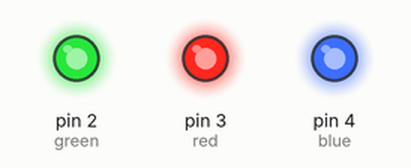
This sketch was run on a simulated Arduino Uno, built with avr-gcc and run on an emulated ATmega328P. On the bench: output pins drawn as LEDs (lit = HIGH).

Above: at 0.5 s.
At 2.5 s:
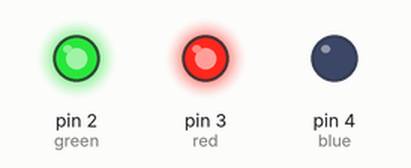
At 3.5 s:
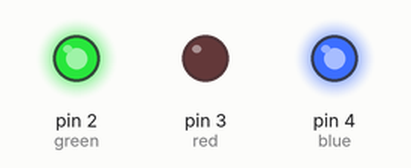
At 4.5 s:
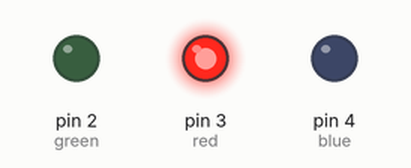
At 6.5 s:
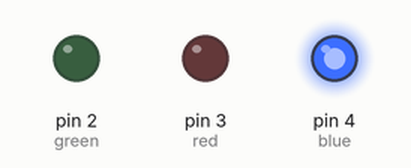
At 8.5 s:
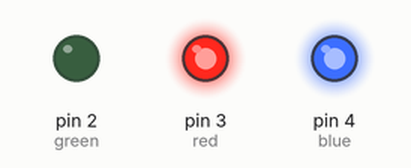
Timing chart, 0 to 9.1 s (numbered marks = the images above):
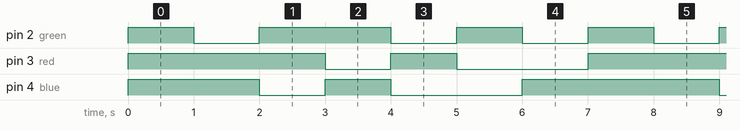

The sketch:

colour_mixing.ino
```cpp
int green = 2;
int red = 3;
int blue = 4;


void setup() {
  pinMode(green,OUTPUT); // green
  pinMode(red,OUTPUT); // red
  pinMode(blue,OUTPUT); // blue

}

void loop() {
  //white
  digitalWrite(green,HIGH);
  digitalWrite(red,HIGH);
  digitalWrite(blue,HIGH);

  delay(1000);

  //purple
  digitalWrite(green,LOW);
  //digitalWrite(red,HIGH); red
  //digitalWrite(blue,HIGH); blue
  delay(1000);

  //yellow
  digitalWrite(blue,LOW);
  digitalWrite(green,HIGH);
  delay(1000);

  //light blue
  digitalWrite(red,LOW);
  digitalWrite(green,HIGH);
  digitalWrite(blue,HIGH);
  delay(1000);

  //red
  digitalWrite(red,HIGH);
  digitalWrite(green,LOW);
  digitalWrite(blue,LOW);
  delay(1000);

  //green
  digitalWrite(red,LOW);
  digitalWrite(green,HIGH);
  digitalWrite(blue,LOW);
  delay(1000);

  //blue
  digitalWrite(red,LOW);
  digitalWrite(green,LOW);
  digitalWrite(blue,HIGH);
  delay(1000);


}
```

mastermind3.c
```cpp
/*Thomas Raynaud de Lage
trying to implement an algorithm to solve mastermind problems
inspiration https://www.youtube.com/watch?v=rmp05sCXTRg
*/

#define NUMBER_OF_COLORS 6
#define NUMBER_OF_HOLES 4
#define NUMBER_OF_TRIES 10
#define CORRECT 2
#define POSSIBLE 1
#define IMPOSSIBLE 0
#define TRUE 1
#define FALSE 0
#include <stdio.h>


struct Color
{
	int in_combination;
	char* name;
	/*possible positions is an array of 4 values representing the 4 possible positions in the 4 holes
	0000: color not in combination not used in practice since in_combination
	1111: color could be anywhere in combination
	1100:color is on the left side
	0011: color is on the right side
	1000:color is in the first position
	*/
	int position[NUMBER_OF_HOLES];
	//the possible number of repetitions of the color in the combination
	int possible_number;
	//the number of possible
	int definite_number;
	int available_for_answer;
	int possible_spots;

};

int wrong_position_right_color;
int right_position_right_color;

struct Color colors[NUMBER_OF_COLORS];


int getFeedback(void){
	printf("how did I do?\n");
	printf("number of right color in right position: ");
	scanf("%d", &right_position_right_color);
	printf("\n");
	printf("number of right color in wrong position: ");
	scanf("%d", &wrong_position_right_color);
	printf("\n");
	return 0;
}

int printGuess(int first, int second, int third, int fourth){
	printf("My guess is: %s %s %s %s\n", colors[first].name, colors[second].name, colors[third].name,colors[fourth].name);
	return 0;

}

int main (void){


	int turn = 0;

	colors[0].name = "white";
	colors[1].name = "purple";
	colors[2].name = "yellow";
	colors[3].name = "green";
	colors[4].name = "red";
	colors[5].name = "blue";


	for (int i = 0; i < NUMBER_OF_COLORS; i++ ){
			colors[i].possible_number = NUMBER_OF_HOLES;
			colors[i].definite_number = 0;
			colors[i].in_combination = FALSE;
			colors[i].possible_spots = NUMBER_OF_HOLES;
		for(int j = 0; j < NUMBER_OF_HOLES; j++){
			colors[i].position[j] = POSSIBLE;
		}
	}

	//for (int i = 0; i < NUMBER_OF_COLORS; i++ ){
		//printf("Color %d is %s\n", i, colors[i].name);
	//}

	int color_count = 0;//tracks the number of colors tried to loop through all of them if necessary
	int colors_found = 0;//tracks the number of colors found in the code
	int answer[4];
	int base;
	int guesses[NUMBER_OF_TRIES][NUMBER_OF_HOLES];
	int pegs[NUMBER_OF_TRIES][2];
	int min_rprc;
	int min_rpwc;
	int three_occurences;
	int tried_ABAB = FALSE;
	int tried_ABBA = FALSE;
	int tried_BAAB = FALSE;

	while(turn < NUMBER_OF_TRIES){

	printf("\nTURN %d\n\n", turn+1);


		if(turn == NUMBER_OF_COLORS && colors_found != NUMBER_OF_HOLES){//means at least 3 occurences of one color that is not the base color
			//printf("MUST BE ONE COLOR 3 OCCCURENCES\n");
			for(int i = 0; i < NUMBER_OF_COLORS; i ++){
				if(colors[i].possible_number == 3){
					colors[i].definite_number = 3;
					colors_found = NUMBER_OF_HOLES;
					three_occurences = TRUE;

				}
			}

		}
		if(colors_found == NUMBER_OF_HOLES){//found all the colors not right order
			//printf("FOUND ALL THE COLORS\n");


			for(int i = 0; i< NUMBER_OF_COLORS; i++){//specific case where it is later determined that there are 2 occurences of a color and not 3
				if(colors[i].possible_number == 3 && colors[i].definite_number == 0 ){
					colors[i].definite_number = 2;
				}
			}

			//BEFORE
			/*for(int i = 0; i < NUMBER_OF_COLORS; i++){//First we assign all the spots we know are correct
				if(colors[i].in_combination){
					printf("%s in combination\n", colors[i].name);
					for(int j = 0; j< NUMBER_OF_HOLES; j++){
						printf(" BEFORE FOR COLOR %s postion %d is %d\n", colors[i].name,j,colors[i].position[j]);

					}

				}
			}*/

			if(!three_occurences){
				//remove some potential guesses based on
				min_rprc = NUMBER_OF_HOLES;//find the minimum number of red pegs in guesses with base,base,color_count,color_count
				min_rpwc = NUMBER_OF_HOLES;//find the minimum number of white pegs in guesses with base,base,color_count,color_count

				for(int i = 0; i < NUMBER_OF_COLORS; i++){
					if(colors[i].in_combination){
						if(pegs[i][0] < min_rprc){
							min_rprc = pegs[i][0];
						}
						if(pegs[i][1] < min_rpwc){
							min_rpwc = pegs[i][1];
						}

					}
				}

				//CHECK THIS PART ADDED BASE CASE

				for(int i = 0; i < NUMBER_OF_COLORS; i++){//remove possibilities based on previous cases compared to the base case
					if(colors[i].in_combination){
						if(pegs[i][0]-min_rprc>0 && pegs[i][1] == min_rpwc && i!=base){//must be on right side
							colors[i].position[0] = IMPOSSIBLE;
							colors[i].position[1] = IMPOSSIBLE;
							colors[i].possible_spots = 2;
						}
						if(pegs[i][1]-min_rpwc>0 && pegs[i][0] == min_rprc && pegs[i][0]<2 && i!=base){//must be on the left side CHECK THIS
							colors[i].position[2] = IMPOSSIBLE;
							colors[i].position[3] = IMPOSSIBLE;
							colors[i].possible_spots = 2;
						}
					}
				}
			}

			for(int i = 0; i< NUMBER_OF_HOLES; i++){
				answer[i] = -1;
			}
			for(int i = 0; i < NUMBER_OF_COLORS; i++){//First we assign all the spots we know are correct
				if(colors[i].in_combination){
					colors[i].available_for_answer = colors[i].definite_number;
					//printf("%s in combination\n", colors[i].name);
					for(int j = 0; j< NUMBER_OF_HOLES; j++){
						//printf("FOR COLOR %s postion %d is %d\n", colors[i].name,j,colors[i].position[j]);
						if (colors[i].position[j] == CORRECT){
							//printf("Found correct position for %s at position %d\n",colors[i].name, j);
							answer[j] = i;
							colors[i].available_for_answer--;
						}
					}

				}
			}
			for(int i = 0; i < NUMBER_OF_COLORS; i++){//Then we assign possible colors to the remaining spots  when 2 possible spots
				if(colors[i].in_combination){
					//printf("Checking color: %s ", colors[i].name);
					for(int j = 0; j< NUMBER_OF_HOLES; j++){
						if (colors[i].position[j] == POSSIBLE && answer[j] == -1 && colors[i].available_for_answer>0 && colors[i].possible_spots == 2){//assign first those that only have 2 possible spots to avoid being stuck with an impossible spot
							//printf("trying %s at position %d\n", colors[i].name, j);
							answer[j] = i;
							colors[i].available_for_answer--;
						}
					}

				}
			}

			for(int i = 0; i < NUMBER_OF_COLORS; i++){//Then we assign possible colors to the remaining spots when 4 possible spots
				if(colors[i].in_combination){
					//printf("Checking color: %s ", colors[i].name);
					for(int j = 0; j< NUMBER_OF_HOLES; j++){
						if (colors[i].position[j] == POSSIBLE && answer[j] == -1 && colors[i].available_for_answer>0 && colors[i].possible_spots == 4){//assign the rest (the colors that have 4 possible spots)
							//printf("trying %s at position %d\n", colors[i].name, j);
							answer[j] = i;
							colors[i].available_for_answer--;
						}
					}

				}
			}

			int colors_in_answer[2];
			int sum_colors = 0;
			int sum_possibilities = 0;


			for(int i = 0; i<NUMBER_OF_COLORS;i++){
				if(colors[i].in_combination){
					if(colors[i].definite_number==2){
						//printf("%s definitely 2\n",colors[i].name);
						sum_colors ++;
						sum_possibilities+=colors[i].possible_spots;
					}
				}
			}
			if(sum_colors==2 && sum_possibilities ==4 ){//2 colors 2 occurrences split half half AABB or BBAA
				//printf("It Worked AABB\n");

			}


			else if(sum_colors==2 && sum_possibilities==8){// 2 colors 2 occurrences ABAB ABBA BAAB BABA
				//printf("IT Worked ABAB\n");
				if(pegs[turn-1][1] == NUMBER_OF_HOLES){//try BABA and BAAB
					answer[0] = guesses[turn-1][1];
					answer[1] = guesses[turn-1][0];
					answer[2] = guesses[turn-1][3];
					answer[3] = guesses[turn-1][2];

				}
				else if(!tried_ABAB){//ABAB

					answer[0] = guesses[turn-1][0];
					answer[1] = guesses[turn-1][2];
					answer[2] = guesses[turn-1][1];
					answer[3] = guesses[turn-1][3];
					tried_ABAB = TRUE;
				}
				else if( !tried_ABBA){//ABBA
					answer[0] = guesses[turn-2][0];
					answer[1] = guesses[turn-2][2];
					answer[2] = guesses[turn-2][3];
					answer[3] = guesses[turn-2][1];


				}

			}
			else{
				if(pegs[turn-1][0] == 2 && pegs[turn-1][1] == 2 && guesses[turn-1][0] != guesses[turn-1][1] && guesses[turn-1][0] != guesses[turn-1][1]){//check if 2 base first
					//try switching the position of the first 2
					answer[0] = guesses[turn-1][1];
					answer[1] = guesses[turn-1][0];
					answer[2] = guesses[turn-1][2];
					answer[3] = guesses[turn-1][3];

				}
				else if (pegs[turn-1][0] == 2 && pegs[turn-1][1] == 2 /*&& tried_left_side*/){
					answer[0] = guesses[turn-1][0];
					answer[1] = guesses[turn-1][1];
					answer[2] = guesses[turn-1][3];
					answer[3] = guesses[turn-1][2];
				}
				else if(pegs[turn-1][1] == NUMBER_OF_HOLES){
					//change positions for both left and right side
					answer[0] = guesses[turn-1][1];
					answer[1] = guesses[turn-1][0];
					answer[2] = guesses[turn-1][3];
					answer[3] = guesses[turn-1][2];

				}
			}
			printGuess(answer[0],answer[1],answer[2],answer[3]);
			guesses[turn][0] = answer[0];
			guesses[turn][1] = answer[1];
			guesses[turn][2] = answer[2];
			guesses[turn][3] = answer[3];

			getFeedback();
			pegs[turn][0] = right_position_right_color;
			pegs[turn][1] = wrong_position_right_color;


		}
		else if(colors_found == 0){//loop guessing all the same color until at least one is found for the base
			printGuess(color_count,color_count,color_count,color_count);
			for(int i = 0; i < NUMBER_OF_HOLES; i++){
				guesses[turn][i] = color_count;
			}
			getFeedback();
			pegs[turn][0] = right_position_right_color;
			pegs[turn][1] = wrong_position_right_color;
			colors[color_count].definite_number = right_position_right_color;
			//printf("There are %d %s\n", colors[color_count].definite_number, colors[color_count].name);
			colors_found = colors[color_count].definite_number;
			if(colors_found!=0){//as soon as one color is found it becomes the base
				base = color_count;
				colors[base].in_combination = TRUE;
				//for(int i =0; i<)
			}

		}
		else{//a base color has been found
			printGuess(base,base,color_count,color_count);
			guesses[turn][0] = base;
			guesses[turn][1] = base;
			guesses[turn][2] = color_count;
			guesses[turn][3] = color_count;

			getFeedback();

			pegs[turn][0] = right_position_right_color;
			pegs[turn][1] = wrong_position_right_color;

			if(colors[base].definite_number <=2){

				if(right_position_right_color + wrong_position_right_color > colors[base].definite_number){//works only if base color number <=2

					if(right_position_right_color+wrong_position_right_color == 3 && colors[base].definite_number == 1){
						colors[color_count].in_combination = TRUE;
						colors[color_count].possible_number = 3;//might be 3 occurences of the color
						colors_found += right_position_right_color + wrong_position_right_color - colors[base].definite_number;//just add 2 to colrs_found counter as it is not sure
						//printf("might be 3\n");
					}
					//MIGHT BE 3 COLORS IN NEW TEST CHECK FOR THAT
					else{
						colors[color_count].in_combination = TRUE;
						colors[color_count].definite_number = right_position_right_color + wrong_position_right_color - colors[base].definite_number;//determine the number of occurences of a non-base
						colors_found += colors[color_count].definite_number;
					}
						//printf("there is %s in the code\n", colors[color_count].name);


				}
				else{//if the number of pegs is equal to the definite number of base color(1 or 2)
					colors[color_count].definite_number = 0;//if no extra pegs are added it means the color is not in the code
					//printf("there is no %s in the code\n", colors[color_count].name);
					if(colors[base].definite_number == 1 && right_position_right_color == 1 ){//one base color and red peg -> left side
						colors[base].position[2] = IMPOSSIBLE;
						colors[base].position[3] = IMPOSSIBLE;
						colors[base].possible_spots = 2;

					}
					if(colors[base].definite_number == 1 && wrong_position_right_color == 1 ){//one base color and white peg ->right side
						colors[base].position[0] = IMPOSSIBLE;
						colors[base].position[1] = IMPOSSIBLE;
						colors[base].possible_spots = 2;

					}

					if(colors[base].definite_number == 2 && right_position_right_color == 2 ){//2 base color and 2 red peg ->1st and 2nd position
						colors[base].position[0] = CORRECT;
						colors[base].position[1] = CORRECT;
						colors[base].position[2] = IMPOSSIBLE;
						colors[base].position[3] = IMPOSSIBLE;
						colors[base].possible_spots = 2;

					}

					if(colors[base].definite_number == 2 && wrong_position_right_color == 2 ){//2 base color and 2 white peg -> 3rd and 4th position
						colors[base].position[0] = IMPOSSIBLE;
						colors[base].position[1] = IMPOSSIBLE;
						colors[base].position[2] = CORRECT;
						colors[base].position[3] = CORRECT;
						colors[base].possible_spots = 2;

					}


				}

			}
			else{//base color number = 3
				//printf("BASE IS 3");
				three_occurences = TRUE;

				//Add this case
				if(right_position_right_color == 1){ //guarantees 2 occurences of the color are on the right side
					colors[base].position[2] = CORRECT;
					colors[base].position[3] = CORRECT;


				}
				if(right_position_right_color == 2 && wrong_position_right_color == 0){//guarantees 2 occurences of the color on the left side
					colors[base].position[0] = CORRECT;
					colors[base].position[1] = CORRECT;
				}
				if(right_position_right_color+wrong_position_right_color>2){//found the last color in combination
					//printf("FOUND LAST COLOR\n");
					colors[color_count].in_combination = TRUE;
					colors[color_count].definite_number = 1;
					colors_found += colors[color_count].definite_number;


				}


			}
		}


		if(right_position_right_color == NUMBER_OF_HOLES){
			printf("I win!\n");
			return 0;
		}
		if(colors_found != NUMBER_OF_HOLES){
			color_count++;
		}
		for(int i = 0; i<= turn; i ++){
			printf("GUESS %d: %s %s %s %s and Feedback %d red %d white\n",i+1,colors[guesses[i][0]].name,colors[guesses[i][1]].name,colors[guesses[i][2]].name,colors[guesses[i][3]].name,pegs[i][0],pegs[i][1]);
		}
		turn++;

	}

	printf("I lose!");

}
```

Measured:
- by itself, pin 2 (green): repeats every 7.0 s: LOW 1.0 s, HIGH 2.0 s, 2 × (LOW 1.0 s, HIGH 1.0 s)
- by itself, pin 3 (red), pin 4 (blue): repeats every 7.0 s: LOW 1.0 s, HIGH 1.0 s, LOW 2.0 s, HIGH 3.0 s
- by itself, everything shown: repeats every 7.0 s, in 7 steps
